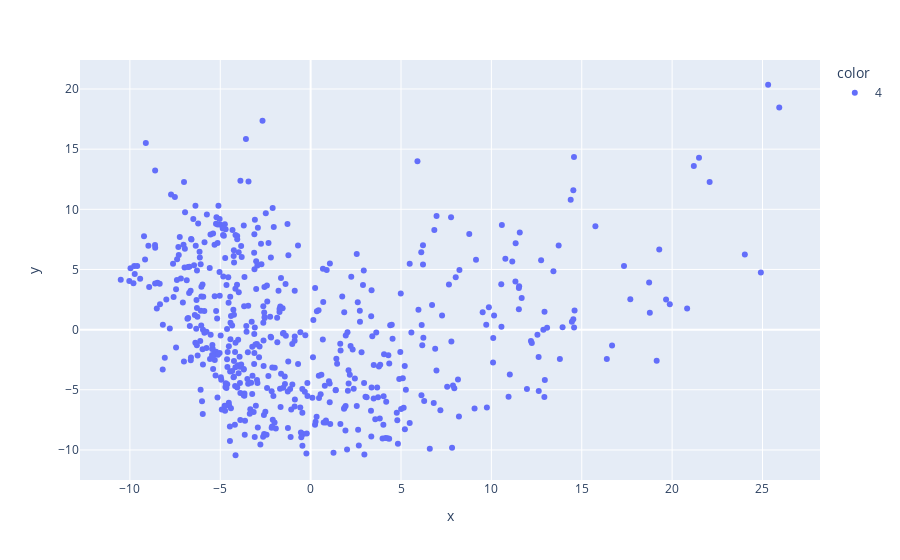

Notebook code for this chart:
### Code cell
show_result(cpca_result[0], filtered_labels)

### Figure 1 — Plotly figure (JSON) as saved in the notebook; plotly's stock layout.template omitted (floating-point values rounded to 4 significant figures; data arrays with more than 128 entries replaced by an {"elided": "..."} marker saying what was removed)
{"data": [{"hovertemplate": "color=4<br>x=%{x}<br>y=%{y}<extra></extra>", "legendgroup": "4", "marker": {"color": "#636efa", "symbol": "circle"}, "mode": "markers", "name": "4", "orientation": "v", "showlegend": true, "type": "scatter", "x": {"elided": "535 float values"}, "xaxis": "x", "y": {"elided": "535 float values"}, "yaxis": "y"}], "layout": {"legend": {"title": {"text": "color"}, "tracegroupgap": 0}, "margin": {"t": 60}, "xaxis": {"anchor": "y", "domain": [0, 1], "title": {"text": "x"}}, "yaxis": {"anchor": "x", "domain": [0, 1], "title": {"text": "y"}}}}
